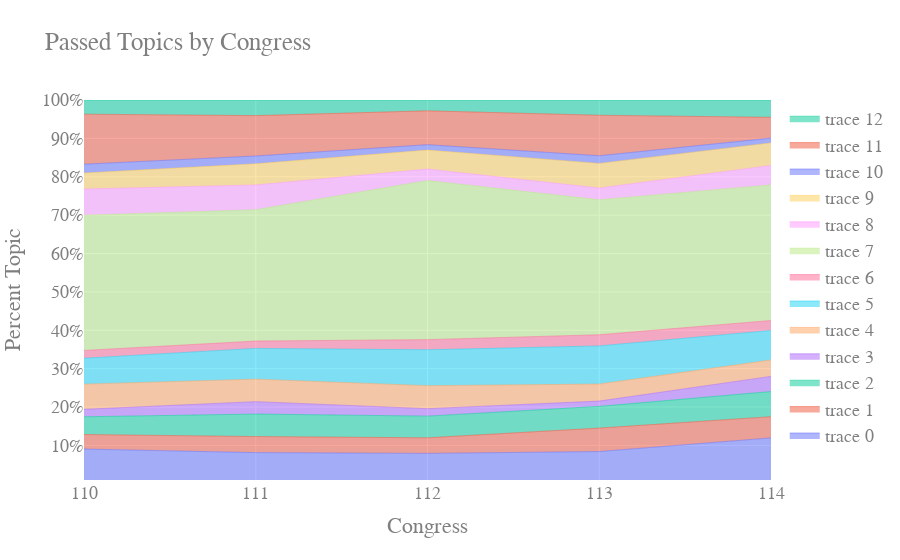

Notebook code cell kept with this figure:
### Code cell
import plotly.graph_objects as go

x=[110,111,112,113,114]

fig = go.Figure()

for i in range(13):
#     if i == 7:
#         continue
    fig.add_trace(go.Scatter(
        x=x, y=passed_topics[i],
        hoverinfo='x+y',
        mode='lines',
        line=dict(width=0.5),
        stackgroup='one',
        groupnorm='percent'
    ))
    
fig.update_layout(
    title="Passed Topics by Congress",
    xaxis_title="Congress",
    yaxis_title="Percent Topic",
    font=dict(
        family="Courier New, monospace",
        size=18,
        color="#7f7f7f"
    )
)

fig.update_layout(
    showlegend=True,
    xaxis_type='category',
    yaxis=dict(
        type='linear',
        range=[1, 100],
        ticksuffix='%'))
fig.show()

### Figure 1 — Plotly figure (JSON) as saved in the notebook; plotly's stock layout.template omitted (floating-point values rounded to 4 significant figures)
{"data": [{"groupnorm": "percent", "hoverinfo": "x+y", "line": {"width": 0.5}, "mode": "lines", "stackgroup": "one", "type": "scatter", "x": [110, 111, 112, 113, 114], "y": [98, 68, 45, 55, 106]}, {"groupnorm": "percent", "hoverinfo": "x+y", "line": {"width": 0.5}, "mode": "lines", "stackgroup": "one", "type": "scatter", "x": [110, 111, 112, 113, 114], "y": [41, 35, 23, 40, 49]}, {"groupnorm": "percent", "hoverinfo": "x+y", "line": {"width": 0.5}, "mode": "lines", "stackgroup": "one", "type": "scatter", "x": [110, 111, 112, 113, 114], "y": [50, 49, 32, 37, 58]}, {"groupnorm": "percent", "hoverinfo": "x+y", "line": {"width": 0.5}, "mode": "lines", "stackgroup": "one", "type": "scatter", "x": [110, 111, 112, 113, 114], "y": [21, 27, 11, 9, 35]}, {"groupnorm": "percent", "hoverinfo": "x+y", "line": {"width": 0.5}, "mode": "lines", "stackgroup": "one", "type": "scatter", "x": [110, 111, 112, 113, 114], "y": [71, 49, 34, 29, 38]}, {"groupnorm": "percent", "hoverinfo": "x+y", "line": {"width": 0.5}, "mode": "lines", "stackgroup": "one", "type": "scatter", "x": [110, 111, 112, 113, 114], "y": [73, 67, 53, 65, 68]}, {"groupnorm": "percent", "hoverinfo": "x+y", "line": {"width": 0.5}, "mode": "lines", "stackgroup": "one", "type": "scatter", "x": [110, 111, 112, 113, 114], "y": [22, 16, 15, 19, 23]}, {"groupnorm": "percent", "hoverinfo": "x+y", "line": {"width": 0.5}, "mode": "lines", "stackgroup": "one", "type": "scatter", "x": [110, 111, 112, 113, 114], "y": [381, 286, 235, 230, 313]}, {"groupnorm": "percent", "hoverinfo": "x+y", "line": {"width": 0.5}, "mode": "lines", "stackgroup": "one", "type": "scatter", "x": [110, 111, 112, 113, 114], "y": [74, 54, 17, 20, 45]}, {"groupnorm": "percent", "hoverinfo": "x+y", "line": {"width": 0.5}, "mode": "lines", "stackgroup": "one", "type": "scatter", "x": [110, 111, 112, 113, 114], "y": [45, 46, 28, 42, 52]}, {"groupnorm": "percent", "hoverinfo": "x+y", "line": {"width": 0.5}, "mode": "lines", "stackgroup": "one", "type": "scatter", "x": [110, 111, 112, 113, 114], "y": [25, 17, 8, 13, 11]}, {"groupnorm": "percent", "hoverinfo": "x+y", "line": {"width": 0.5}, "mode": "lines", "stackgroup": "one", "type": "scatter", "x": [110, 111, 112, 113, 114], "y": [141, 88, 50, 69, 48]}, {"groupnorm": "percent", "hoverinfo": "x+y", "line": {"width": 0.5}, "mode": "lines", "stackgroup": "one", "type": "scatter", "x": [110, 111, 112, 113, 114], "y": [40, 34, 16, 26, 40]}], "layout": {"font": {"color": "#7f7f7f", "family": "Courier New, monospace", "size": 18}, "showlegend": true, "title": {"text": "Passed Topics by Congress"}, "xaxis": {"title": {"text": "Congress"}, "type": "category"}, "yaxis": {"range": [1, 100], "ticksuffix": "%", "title": {"text": "Percent Topic"}, "type": "linear"}}}
